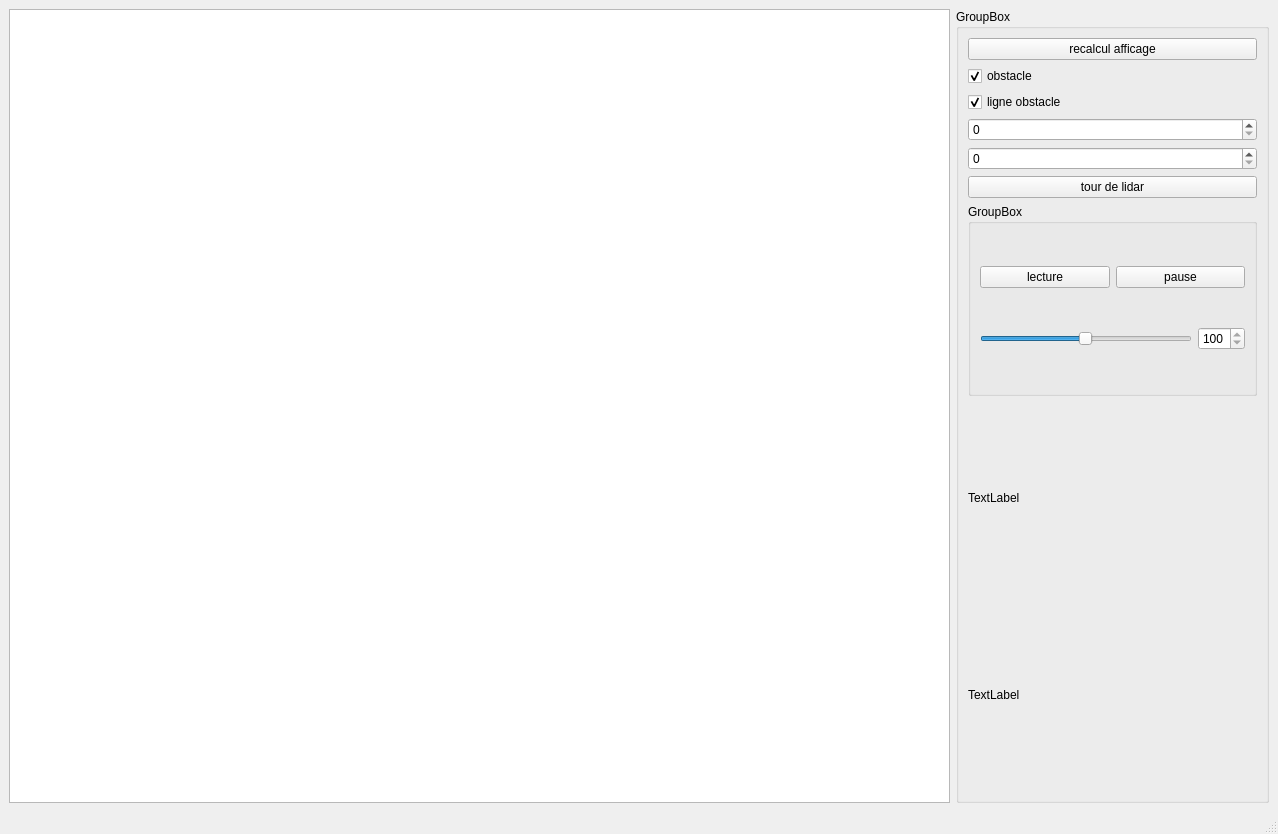
<?xml version="1.0" encoding="UTF-8"?>
<ui version="4.0">
 <class>MainWindow</class>
 <widget class="QMainWindow" name="MainWindow">
  <property name="geometry">
   <rect>
    <x>0</x>
    <y>0</y>
    <width>1278</width>
    <height>834</height>
   </rect>
  </property>
  <property name="windowTitle">
   <string>MainWindow</string>
  </property>
  <widget class="QWidget" name="centralwidget">
   <layout class="QHBoxLayout" name="horizontalLayout_2">
    <item>
     <layout class="QHBoxLayout" name="horizontalLayout" stretch="3,1">
      <property name="sizeConstraint">
       <enum>QLayout::SetMinAndMaxSize</enum>
      </property>
      <item>
       <widget class="QGraphicsView" name="graphicsView"/>
      </item>
      <item>
       <widget class="QGroupBox" name="groupBox">
        <property name="title">
         <string>GroupBox</string>
        </property>
        <layout class="QVBoxLayout" name="verticalLayout">
         <item>
          <widget class="QPushButton" name="button_reserAffichage">
           <property name="text">
            <string>recalcul afficage</string>
           </property>
          </widget>
         </item>
         <item>
          <widget class="QCheckBox" name="checkBox_Obstacle">
           <property name="text">
            <string>obstacle</string>
           </property>
           <property name="checked">
            <bool>true</bool>
           </property>
          </widget>
         </item>
         <item>
          <widget class="QCheckBox" name="checkBox_ligneObstacle">
           <property name="text">
            <string>ligne obstacle</string>
           </property>
           <property name="checked">
            <bool>true</bool>
           </property>
          </widget>
         </item>
         <item>
          <widget class="QSpinBox" name="spinBox_YRobot">
           <property name="maximum">
            <number>4000</number>
           </property>
          </widget>
         </item>
         <item>
          <widget class="QSpinBox" name="spinBox_Xrobot">
           <property name="maximum">
            <number>4000</number>
           </property>
          </widget>
         </item>
         <item>
          <widget class="QPushButton" name="pushButton_tourLidar">
           <property name="text">
            <string>tour de lidar</string>
           </property>
          </widget>
         </item>
         <item>
          <widget class="QGroupBox" name="groupBox_2">
           <property name="title">
            <string>GroupBox</string>
           </property>
           <layout class="QVBoxLayout" name="verticalLayout_3">
            <item>
             <layout class="QHBoxLayout" name="horizontalLayout_3">
              <item>
               <widget class="QPushButton" name="pushButton_lecture">
                <property name="text">
                 <string>lecture</string>
                </property>
               </widget>
              </item>
              <item>
               <widget class="QPushButton" name="pushButton_pause">
                <property name="text">
                 <string>pause</string>
                </property>
               </widget>
              </item>
             </layout>
            </item>
            <item>
             <layout class="QHBoxLayout" name="horizontalLayout_4">
              <item>
               <widget class="QSlider" name="horizontalSlider_temps">
                <property name="minimum">
                 <number>1</number>
                </property>
                <property name="maximum">
                 <number>200</number>
                </property>
                <property name="value">
                 <number>100</number>
                </property>
                <property name="orientation">
                 <enum>Qt::Horizontal</enum>
                </property>
               </widget>
              </item>
              <item>
               <widget class="QSpinBox" name="spinBox_temps">
                <property name="readOnly">
                 <bool>true</bool>
                </property>
                <property name="maximum">
                 <number>200</number>
                </property>
                <property name="value">
                 <number>100</number>
                </property>
               </widget>
              </item>
             </layout>
            </item>
           </layout>
          </widget>
         </item>
         <item>
          <widget class="QLabel" name="label_YSouris">
           <property name="text">
            <string>TextLabel</string>
           </property>
          </widget>
         </item>
         <item>
          <widget class="QLabel" name="label_XSouris">
           <property name="text">
            <string>TextLabel</string>
           </property>
          </widget>
         </item>
        </layout>
       </widget>
      </item>
     </layout>
    </item>
   </layout>
  </widget>
  <widget class="QMenuBar" name="menubar">
   <property name="geometry">
    <rect>
     <x>0</x>
     <y>0</y>
     <width>1278</width>
     <height>20</height>
    </rect>
   </property>
  </widget>
  <widget class="QStatusBar" name="statusbar"/>
 </widget>
 <resources/>
 <connections/>
</ui>
